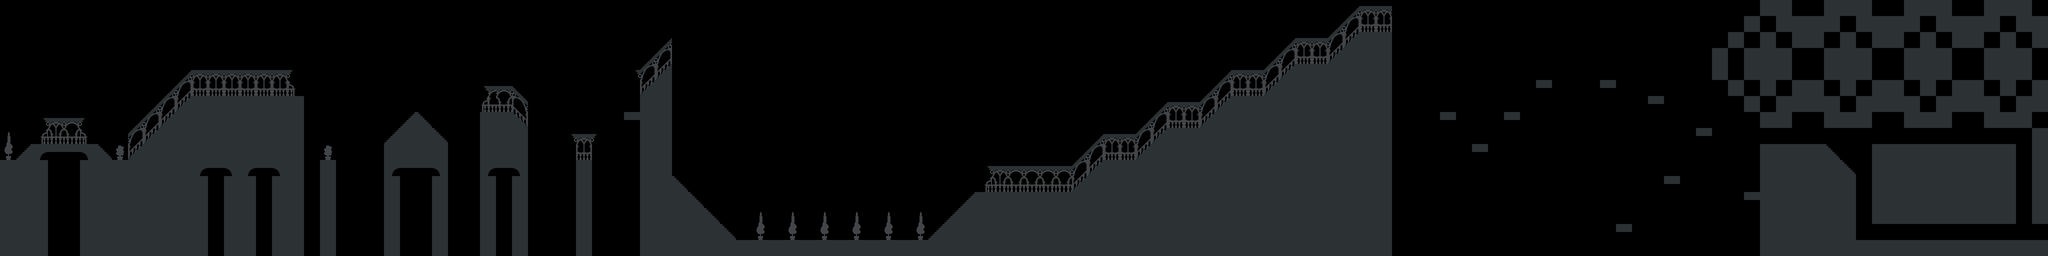

Tiled map render using the project's own tile images. Description and the whole map definition, tile-layer contents included, below:
An orthogonal 128x16 tile map with 32x32 px tiles, 1 tile layer (Tile Layer 1).

<map version="1.0" orientation="orthogonal" renderorder="right-down" width="128" height="16" tilewidth="32" tileheight="32" nextobjectid="1">
 <tileset firstgid="1" name="MapTemplate" tilewidth="32" tileheight="32" tilecount="768" columns="32">
  <image source="maps/MapTemplate.png" trans="ff00ff" width="1024" height="768" />
 </tileset>
 <layer name="Tile Layer 1" width="128" height="16">
  <data encoding="csv">
0,0,0,0,0,0,0,0,0,0,0,0,0,0,0,0,0,0,0,0,0,0,0,0,0,0,0,0,0,0,0,0,0,0,0,0,0,0,0,0,0,0,0,0,0,0,0,0,0,0,0,0,0,0,0,0,0,0,0,0,0,0,0,0,0,0,0,0,0,0,0,0,0,0,0,0,0,0,0,0,0,0,0,0,586,577,577,0,0,0,0,0,0,0,0,0,0,0,0,0,0,0,0,0,0,0,0,0,0,0,714,714,0,0,714,714,714,0,0,714,714,714,0,0,714,714,714,0,
0,0,0,0,0,0,0,0,0,0,0,0,0,0,0,0,0,0,0,0,0,0,0,0,0,0,0,0,0,0,0,0,0,0,0,0,0,0,0,0,0,0,0,0,0,0,0,0,0,0,0,0,0,0,0,0,0,0,0,0,0,0,0,0,0,0,0,0,0,0,0,0,0,0,0,0,0,0,0,0,0,0,0,586,618,609,609,0,0,0,0,0,0,0,0,0,0,0,0,0,0,0,0,0,0,0,0,0,0,714,0,714,714,714,714,0,714,714,714,714,0,714,714,714,714,0,714,714,
0,0,0,0,0,0,0,0,0,0,0,0,0,0,0,0,0,0,0,0,0,0,0,0,0,0,0,0,0,0,0,0,0,0,0,0,0,0,0,0,0,586,0,0,0,0,0,0,0,0,0,0,0,0,0,0,0,0,0,0,0,0,0,0,0,0,0,0,0,0,0,0,0,0,0,0,0,0,0,0,586,577,577,618,650,714,714,0,0,0,0,0,0,0,0,0,0,0,0,0,0,0,0,0,0,0,0,0,714,0,714,0,714,714,0,714,0,714,714,0,714,0,714,714,0,714,0,714,
0,0,0,0,0,0,0,0,0,0,0,0,0,0,0,0,0,0,0,0,0,0,0,0,0,0,0,0,0,0,0,0,0,0,0,0,0,0,0,0,586,618,0,0,0,0,0,0,0,0,0,0,0,0,0,0,0,0,0,0,0,0,0,0,0,0,0,0,0,0,0,0,0,0,0,0,0,0,0,586,618,609,609,650,714,714,714,0,0,0,0,0,0,0,0,0,0,0,0,0,0,0,0,0,0,0,0,714,0,714,714,714,0,0,714,714,714,0,0,714,714,714,0,0,714,714,714,0,
0,0,0,0,0,0,0,0,0,0,0,586,577,577,577,577,577,577,581,0,0,0,0,0,0,0,0,0,0,0,0,0,0,0,0,0,0,0,0,578,618,650,0,0,0,0,0,0,0,0,0,0,0,0,0,0,0,0,0,0,0,0,0,0,0,0,0,0,0,0,0,0,0,0,0,0,586,577,577,618,650,714,714,714,714,714,714,0,0,0,0,0,0,0,0,0,0,0,0,0,0,0,0,0,0,0,0,714,0,714,714,714,0,0,714,714,714,0,0,714,714,714,0,0,714,714,714,0,
0,0,0,0,0,0,0,0,0,0,586,618,609,609,609,609,609,609,613,0,0,0,0,0,0,0,0,0,0,0,582,580,584,0,0,0,0,0,0,0,650,714,0,0,0,0,0,0,0,0,0,0,0,0,0,0,0,0,0,0,0,0,0,0,0,0,0,0,0,0,0,0,0,0,0,586,618,609,609,650,714,714,714,714,714,714,714,0,0,0,0,0,0,0,0,0,708,0,0,0,708,0,0,0,0,0,0,0,714,0,714,0,714,714,0,714,0,714,714,0,714,0,714,714,0,714,0,714,
0,0,0,0,0,0,0,0,0,586,618,650,714,714,714,714,714,714,714,0,0,0,0,0,0,0,0,0,0,0,614,612,616,0,0,0,0,0,0,0,714,714,0,0,0,0,0,0,0,0,0,0,0,0,0,0,0,0,0,0,0,0,0,0,0,0,0,0,0,0,0,0,586,577,577,618,650,714,714,714,714,714,714,714,714,714,714,0,0,0,0,0,0,0,0,0,0,0,0,0,0,0,0,708,0,0,0,0,0,714,0,714,714,714,714,0,714,714,714,714,0,714,714,714,714,0,714,714,
0,0,578,579,580,581,0,0,586,618,650,714,714,714,714,714,714,714,714,0,0,0,0,0,0,711,712,0,0,0,714,714,648,0,0,0,0,0,0,708,714,714,0,0,0,0,0,0,0,0,0,0,0,0,0,0,0,0,0,0,0,0,0,0,0,0,0,0,0,0,0,586,618,609,609,650,714,714,714,714,714,714,714,714,714,714,714,0,0,0,708,0,0,0,708,0,0,0,0,0,0,0,0,0,0,0,0,0,0,0,714,714,0,0,714,714,714,0,0,714,714,714,0,0,714,714,714,0,
587,0,610,611,612,613,0,0,618,650,714,714,714,714,714,714,714,714,714,0,0,0,0,0,711,714,714,712,0,0,714,714,714,0,0,578,577,581,0,0,714,714,0,0,0,0,0,0,0,0,0,0,0,0,0,0,0,0,0,0,0,0,0,0,0,0,0,0,586,577,577,618,650,714,714,714,714,714,714,714,714,714,714,714,714,714,714,0,0,0,0,0,0,0,0,0,0,0,0,0,0,0,0,0,0,0,708,0,0,0,0,0,0,0,0,0,0,0,0,0,0,0,0,0,0,0,0,714,
619,711,707,708,708,709,712,620,650,714,714,714,714,714,714,714,714,714,714,0,620,0,0,0,714,714,714,714,0,0,714,714,714,0,0,0,609,0,0,0,714,714,0,0,0,0,0,0,0,0,0,0,0,0,0,0,0,0,0,0,0,0,0,0,0,0,0,586,618,609,609,650,714,714,714,714,714,714,714,714,714,714,714,714,714,714,714,0,0,0,0,0,708,0,0,0,0,0,0,0,0,0,0,0,0,0,0,0,0,0,714,714,714,714,712,0,0,714,714,714,714,714,714,714,714,714,0,714,
714,714,714,0,0,714,714,714,714,714,714,714,707,708,709,707,708,709,714,0,714,0,0,0,707,708,708,709,0,0,707,708,709,0,0,0,714,0,0,0,714,714,0,0,0,0,0,0,0,0,0,0,0,0,0,0,0,0,0,0,0,578,579,580,580,580,580,618,650,714,714,714,714,714,714,714,714,714,714,714,714,714,714,714,714,714,714,0,0,0,0,0,0,0,0,0,0,0,0,0,0,0,0,0,0,0,0,0,0,0,714,714,714,714,714,712,0,714,714,714,714,714,714,714,714,714,0,714,
714,714,714,0,0,714,714,714,714,714,714,714,714,0,714,714,0,714,714,0,714,0,0,0,714,0,0,714,0,0,714,0,714,0,0,0,714,0,0,0,714,714,712,0,0,0,0,0,0,0,0,0,0,0,0,0,0,0,0,0,0,610,611,612,612,612,612,650,714,714,714,714,714,714,714,714,714,714,714,714,714,714,714,714,714,714,714,0,0,0,0,0,0,0,0,0,0,0,0,0,0,0,0,0,708,0,0,0,0,0,714,714,714,714,714,714,0,714,714,714,714,714,714,714,714,714,0,714,
714,714,714,0,0,714,714,714,714,714,714,714,714,0,714,714,0,714,714,0,714,0,0,0,714,0,0,714,0,0,714,0,714,0,0,0,714,0,0,0,714,714,714,712,0,0,0,0,0,0,0,0,0,0,0,0,0,0,0,0,711,714,714,714,714,714,714,714,714,714,714,714,714,714,714,714,714,714,714,714,714,714,714,714,714,714,714,0,0,0,0,0,0,0,0,0,0,0,0,0,0,0,0,0,0,0,0,0,0,708,714,714,714,714,714,714,0,714,714,714,714,714,714,714,714,714,0,714,
714,714,714,0,0,714,714,714,714,714,714,714,714,0,714,714,0,714,714,0,714,0,0,0,714,0,0,714,0,0,714,0,714,0,0,0,714,0,0,0,714,714,714,714,712,0,0,587,0,587,0,587,0,587,0,587,0,587,0,711,714,714,714,714,714,714,714,714,714,714,714,714,714,714,714,714,714,714,714,714,714,714,714,714,714,714,714,0,0,0,0,0,0,0,0,0,0,0,0,0,0,0,0,0,0,0,0,0,0,0,714,714,714,714,714,714,0,714,714,714,714,714,714,714,714,714,0,714,
714,714,714,0,0,714,714,714,714,714,714,714,714,0,714,714,0,714,714,0,714,0,0,0,714,0,0,714,0,0,714,0,714,0,0,0,714,0,0,0,714,714,714,714,714,712,0,619,0,619,0,619,0,619,0,619,0,619,711,714,714,714,714,714,714,714,714,714,714,714,714,714,714,714,714,714,714,714,714,714,714,714,714,714,714,714,714,0,0,0,0,0,0,0,0,0,0,0,0,0,0,708,0,0,0,0,0,0,0,0,714,714,714,714,714,714,0,0,0,0,0,0,0,0,0,0,0,0,
714,714,714,0,0,714,714,714,714,714,714,714,714,0,714,714,0,714,714,0,714,0,0,0,714,0,0,714,0,0,714,0,714,0,0,0,714,0,0,0,714,714,714,714,714,714,714,714,714,714,714,714,714,714,714,714,714,714,714,714,714,714,714,714,714,714,714,714,714,714,714,714,714,714,714,714,714,714,714,714,714,714,714,714,714,714,714,0,0,0,0,0,0,0,0,0,0,0,0,0,0,0,0,0,0,0,0,0,0,0,714,714,714,714,714,714,714,714,714,714,714,714,714,714,714,714,714,714
</data>
 </layer>
</map>